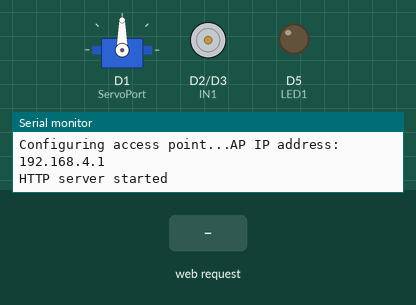
A sketch run on a simulated ESP8266 (NodeMCU). Shown: servo, motor-driver pin pairs drawn as motors (green arrow = first pin HIGH = forward, orange = second pin HIGH = backward, longer = more drive), output pins drawn as LEDs (lit = HIGH), the last lines printed to the serial monitor. Inputs (shaded band) come from the test bench.

Above: at 1.7 s.
1.8 s: HTTP request GET /setPOS received
At 2.8 s:
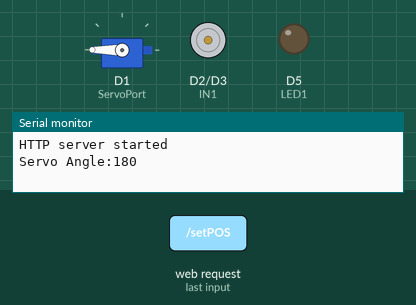
3.3 s: HTTP request GET /setSER1?SERstate1=1 received
At 4.0 s:
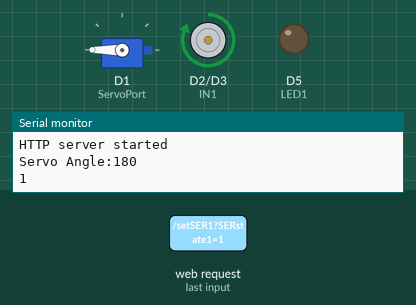
4.8 s: HTTP request GET /setPOS?servoPOS=1 received
At 5.1 s:
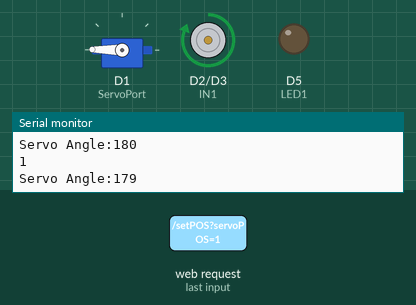
6.3 s: HTTP request GET /setSER1?SERstate1=2 received
At 7.4 s:
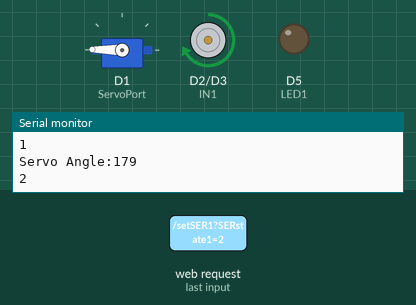
7.8 s: HTTP request GET /setSER1?SERstate1=3 received
At 8.6 s:
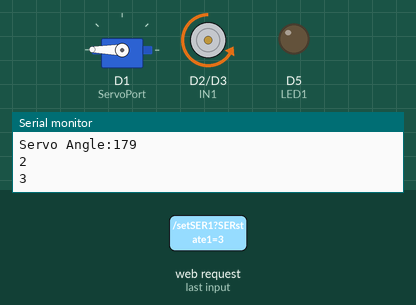
9.3 s: HTTP request GET /setSER1?SERstate1=4 received
At 9.7 s:
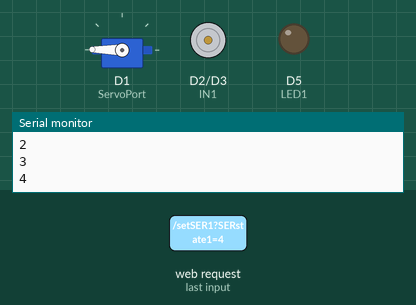
Timing chart, 0 to 11.8 s (numbered marks = the images above; inputs shaded):
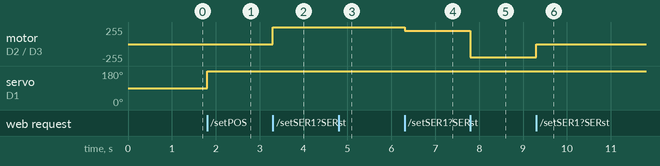

The sketch:

MotorAndServoWeb.ino
```cpp
#include <ESP8266WiFi.h>
#include <WiFiClient.h>
#include <ESP8266WebServer.h>
#include <Servo.h>  //Include the Servo Library

#include "PageIndex.h"; //--> Include the contents of the User Interface Web page from website, stored in the same folder as the .ino file

#define ServoPort D1   //--> Defining Servo Port
#define LED1 D5   //-->Defining a Simple LED
#define IN1 D2 //--> DEfining Motor Driver IN1
#define IN2 D3//--> DEfining Motor Driver IN2

//Make a wifi name and password as access point

const char* ssid = "ESPServo";  // your SSID

const char* password = "12345678"; //WIFI Password


Servo myservo;  //--> create servo object to control a servo

ESP8266WebServer server(80);  //--> Server on port 80

String SERstate1 = "OFF";

//This routine is executed when you open NodeMCU ESP8266 IP Address in browser

void handleRoot() {

  String s = MAIN_page; //Read HTML contents

  server.send(200, "text/html", s); //Send web page

}

//Procedure for handling servo control

void handleServo() {
  String POS = server.arg("servoPOS");
  int pos = 180 - POS.toInt();
  myservo.write(pos);   //--> Move the servo motor according to the POS value
  delay(15);
  Serial.print("Servo Angle:");
  Serial.println(pos);
  server.send(200, "text/plane", "");
}

void controlServo() {
  String t_state = server.arg("SERstate1");
  Serial.println(t_state);
  int pos;
  if (t_state == "1") {
    analogWrite(IN1, 255);
    analogWrite(IN2, 0);
  }
  else if (t_state == "2") {
    analogWrite(IN1, 200);
    analogWrite(IN2, 0);
  }
  else if (t_state == "3") {
    analogWrite(IN2, 200);
    analogWrite(IN1, 0);
  }
  else if (t_state == "4") {
    analogWrite(IN1, LOW);
    analogWrite(IN2, LOW);
  }
  else {
    SERstate1 = "OFF";
  }
  server.send(200, "text/plane", SERstate1);
}

void statusSER() {
  server.send(200, "text/plane", SERstate1);
}
void controlLED1() {
  digitalWrite(LED1, HIGH);
  delay(200);
  digitalWrite(LED1, LOW);
  delay(200);
}


void setup() {
  pinMode(IN1, OUTPUT);
  pinMode(IN2, OUTPUT);
  digitalWrite(IN1, LOW);
  digitalWrite(IN2, LOW);
  pinMode(LED1, OUTPUT);
  Serial.begin(115200);
  delay(500);
  myservo.attach(ServoPort); //--> attaches the servo on D1 to the servo object


  Serial.print("Configuring access point...");
  /* You can remove the password parameter if you want the AP to be open. */
  WiFi.softAP(ssid, password);
  IPAddress myIP = WiFi.softAPIP();
  Serial.print("AP IP address: ");
  Serial.println(myIP);


  //Initialize Webserver
  server.on("/", handleRoot); //--> Routine to handle at root location. This is to display web page.
  server.on("/setPOS", handleServo); //--> Sets servo position from Web request
  server.on("/setSER1", controlServo);
  server.on("/readSER1", statusSER);
  server.begin();

  Serial.println("HTTP server started");

}


void loop() {

  server.handleClient();

}
```

PageIndex.h
```cpp
//Press Crtl+Shift+N for new tab and name it PageIndex.h and paste here
//Copy the HTML Code and paste in it

const char MAIN_page[] PROGMEM = R"=====(

<!DOCTYPE html>
<html>
  <head>
    <meta name="viewport" content="width=device-width, initial-scale=1">
    <style>
      html {
        font-family: Arial;
        display: inline-block;
        margin: 0px auto;
        text-align: center;
      }

      .slidecontainer {
        width: 100%;
      }

      .slider {
        -webkit-appearance: none;
        width: 75%;
        height: 30px;
        border-radius: 10px;
        background: rgb(255, 255, 0);
        outline: none;
        opacity: 1;
        -webkit-transition: .2s;
        transition: opacity .2s;
      }

      .slider:hover {
        opacity: 2;

      }

      .slider::-webkit-slider-thumb {
        -webkit-appearance: none;
        appearance: none;
        width: 50px;
        height: 50px;
        border-radius: 50%;
        background: rgb(0, 226, 255);
        cursor: pointer;
      }

      .slider::-moz-range-thumb {
        width: 25px;
        height: 25px;
        border-radius: 50%;
        background: #4CAF50;
        cursor: pointer;
      }

         /* Style the botton start stop */
   .btn{
   /* position: relative;
    border-radius: 15px 15px 15px 15px;
    width: 8%;
    height: 25px;
    border: none;
    outline: none;
    cursor: pointer;
    background: #fa1cb7;
    color: rgb(255, 255, 255);
    */
     background-color: #ffe100;
  color: white;
  padding: 14px 25px;
  text-align: center;
  text-decoration: none;
  display: inline-block;
   }

   a:link, a:visited {
  background-color: #f44336;
  color: white;
  padding: 14px 25px;
  text-align: center;
  text-decoration: none;
  display: inline-block;
}

a:hover, a:active {
  background-color: red;
}

        /* Style the footer */
   footer {
      background-color: rgb(43, 57, 255);
      padding: 8px;
      text-align: center;
      color: rgb(0, 255, 21);
      font-family: Comic Sans MS;
   }

    </style>
  </head>

  <body>
    <br><br><br><br><br>
    <div class="slidecontainer">

       <br><br>
      <label></label>
       <button type="button" onclick="sendData2(1)" class="btn">BOOST</button>
        <br><br>
        <label></label>
        <button type="button" onclick="sendData2(2)" class="btn">Forward</button>
         <br><br>
        <label></label>
        <button type="button" onclick="sendData2(3)" class="btn">Backward</button>
        <br><br>
        <label></label>
        <button type="button" onclick="sendData2(4)" class="btn">STOP</button>

        <br><br><br><br>

      <input type="range" min="0" max="180" value="50" class="slider" id="myRange">
      <p>Servo angle: <span id="demo"></span></p>

      <label><span id="isiStatusSER1"></span></label>

    </div>

    <script>
      function sendData(pos) {
        var xhttp = new XMLHttpRequest();
        xhttp.onreadystatechange = function() {
          if (this.readyState == 4 && this.status == 200) {
            console.log(this.responseText);
          }
        };
        xhttp.open("GET", "setPOS?servoPOS="+pos, true);
        xhttp.send();
      }
        /* fungsi send data on/off */
        function sendData2(StatusSer1) {
        var xhttp = new XMLHttpRequest();
        xhttp.onreadystatechange = function() {
          if (this.readyState == 4 && this.status == 200) {
            document.getElementById("SERstate1").innerHTML = this.responseText;
          }
        };

        xhttp.open("GET", "setSER1?;SERstate1=" + StatusSer1, true);
        xhttp.send();
        }

    /* fungsi read data on/off */
        function getDataSER1() {
        var xhttp = new XMLHttpRequest();
        xhttp.onreadystatechange = function() {
          if (this.readyState == 4 && this.status == 200) {
            document.getElementById("isiStatusSER1").innerHTML = this.responseText;
          }
        };
        xhttp.open("put", "readSER1", true);
        xhttp.send();
        }
      var slider = document.getElementById("myRange");
      var output = document.getElementById("demo");
      output.innerHTML = slider.value;
      slider.oninput = function() {
        output.innerHTML = this.value;
        sendData(output.innerHTML);
      }


    </script>
     <br><br><br><br>


  </body>

</html>
)=====";
```

Measured:
- after the input at 1.8 s, servo on D1 (ServoPort): 90° → 180° at once
- after the input at 3.3 s, motor on D2 (IN1) / D3 (IN2): stopped → forward 255/255 at once
- after the input at 4.8 s, servo on D1 (ServoPort): 180° → 179° at once
- after the input at 6.3 s, motor on D2 (IN1) / D3 (IN2): forward 255/255 → forward 200/255 at once
- after the input at 7.8 s, motor on D2 (IN1) / D3 (IN2): forward 200/255 → backward 200/255 at once
- after the input at 9.3 s, motor on D2 (IN1) / D3 (IN2): backward 200/255 → stopped at once
